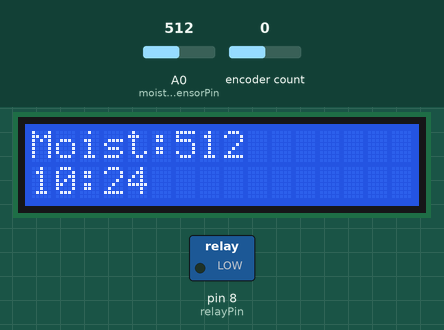
Simulated run of this sketch. Board: Arduino Uno, built with avr-gcc and run on an emulated ATmega328P. Parts: 16×2 character LCD, switched loads named in the sketch (green lamp = pin HIGH). Inputs (shaded band) come from the test bench; at power-on: encoder count 0, A0 (moistureSensorPin) = 512. The local clock reads 2024-03-15 10:24:30 at power-on unless the sketch sets it.

Above: at 3.2 s.
3.3 s: encoder count set to 1
At 5.2 s:
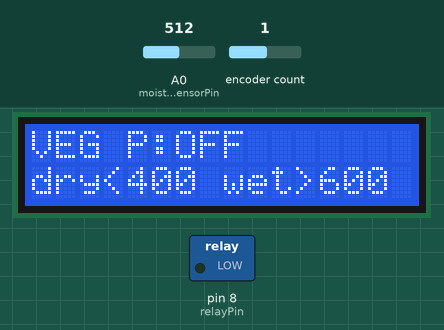
6.3 s: encoder count set to 2
At 9.0 s:
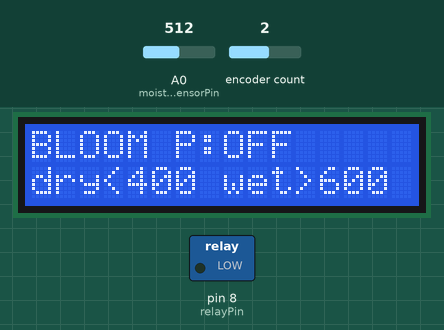
9.3 s: encoder count set to 3
At 10.0 s:
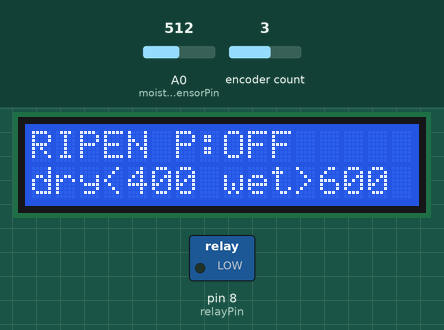
12.3 s: encoder count set to 4
At 12.7 s:
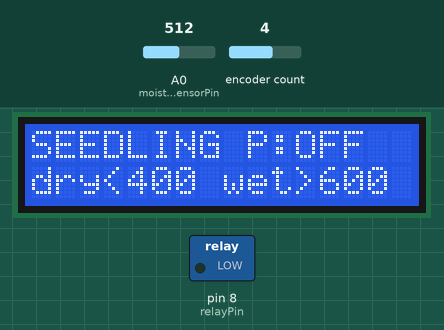
15.3 s: A0 (moistureSensorPin) set to 610
At 15.7 s:
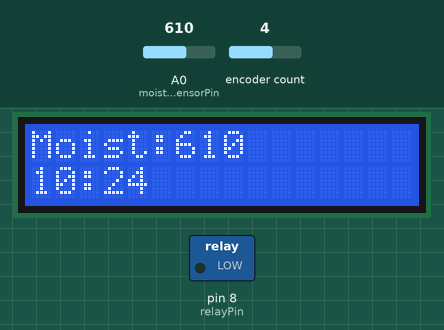
17.7 s: encoder count set to 5
At 17.97 s:
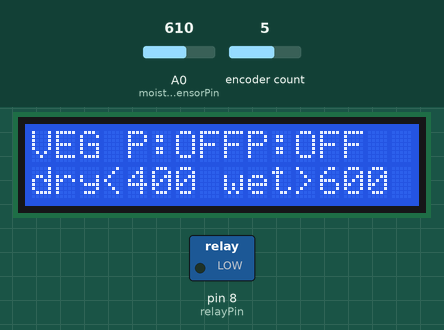
Timing chart, 0 to 20.7 s (numbered marks = the images above; inputs shaded):
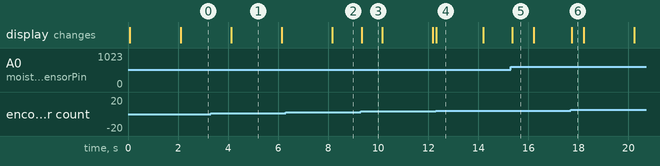

The sketch:

pumpcontrol.ino
```cpp
/*
 * Irrigation control - capacitive soil moisture + timed pump per growth stage.
 *
 * Flow: rotary encoder selects stage (SEEDLING / VEG / BLOOM / RIPEN).
 * Pump runs for the stage's configured duration when moisture drops below
 * the dry threshold, stops early once the wet threshold is reached, and
 * respects a minimum interval between irrigation events.
 */

#include <Wire.h>
#include <LiquidCrystal_I2C.h>
#include <RTClib.h>
#include <Encoder.h>

// Pin Definitions
const int relayPin = 8;        // Pump relay, D8
const int encoderPinA = 2;     // Encoder A, D2
const int encoderPinB = 3;     // Encoder B, D3
const int moistureSensorPin = A0; // Capacitive soil sensor, A0

LiquidCrystal_I2C lcd(0x27, 16, 2);
RTC_DS3231 rtc;
Encoder encoder(encoderPinA, encoderPinB);

// Soil moisture thresholds (raw ADC 0..1023; LOW = dry)
const int dryThreshold = 400;
const int wetThreshold = 600;

// Per-stage irrigation profile
struct StageConfig {
  const char* name;
  unsigned long minIntervalMs; // cooldown between irrigation events
  unsigned long runMs;         // max pump run time per event
};
const StageConfig stages[4] = {
  {"SEEDLING", 3600000UL,  30000UL}, // once/hour, 30 s
  {"VEG",      1800000UL,  60000UL}, // up to every 30 min, 60 s
  {"BLOOM",     900000UL,  90000UL}, // up to every 15 min, 90 s
  {"RIPEN",    7200000UL,  20000UL}, // dry-back: rarely, 20 s
};
int currentStage = 0;

bool pumpState = false;
unsigned long irrigationStartMs = 0;
unsigned long irrigationEndMs = 0;

// Encoder: 1 detent = 1 stage change (4 steps per detent)
long lastDetent = 0;
unsigned long lastDetentMs = 0;

void setPump(bool on) {
  if (on == pumpState) return;
  pumpState = on;
  digitalWrite(relayPin, on ? HIGH : LOW);
  if (on) {
    irrigationStartMs = millis();
  } else {
    irrigationEndMs = millis();
  }
}

void setup() {
  pinMode(relayPin, OUTPUT);
  digitalWrite(relayPin, LOW);

  lcd.begin(16, 2);
  lcd.backlight();

  if (!rtc.begin()) {
    lcd.begin(16, 2);
    lcd.print("RTC not found");
    while (1);
  }
  if (rtc.lostPower()) {
    rtc.adjust(DateTime(F(__DATE__), F(__TIME__)));
  }

  lcd.print("Irrigation ready");
  delay(2000);
  lcd.clear();
}

void loop() {
  unsigned long nowMs = millis();

  // --- stage selection via encoder, debounced per detent ---
  long detent = encoder.read() / 4;
  if (detent != lastDetent && nowMs - lastDetentMs > 300) {
    int dir = (detent > lastDetent) ? 1 : -1;
    currentStage = (currentStage + dir + 4) % 4;
    lastDetent = detent;
    lastDetentMs = nowMs;
  }

  // --- irrigation state machine (non-blocking) ---
  int moisture = analogRead(moistureSensorPin);
  const StageConfig& s = stages[currentStage];

  if (pumpState) {
    if (nowMs - irrigationStartMs >= s.runMs || moisture > wetThreshold) {
      setPump(false);
    }
  } else {
    bool cooldownDone = (nowMs - irrigationEndMs) >= s.minIntervalMs;
    if (moisture < dryThreshold && cooldownDone) {
      setPump(true);
    }
  }

  // --- LCD: alternate pump/stage page and moisture/clock page every 2 s ---
  static unsigned long lastLcdFlip = 0;
  static bool secondPage = false;
  if (nowMs - lastLcdFlip > 2000) {
    lastLcdFlip = nowMs;
    secondPage = !secondPage;
    lcd.clear();
  }

  if (!secondPage) {
    lcd.setCursor(0, 0);
    lcd.print(s.name);
    lcd.print(" P:");
    lcd.print(pumpState ? "ON " : "OFF");
    lcd.setCursor(0, 1);
    lcd.print("dry<");
    lcd.print(dryThreshold);
    lcd.print(" wet>");
    lcd.print(wetThreshold);
  } else {
    DateTime now = rtc.now();
    lcd.setCursor(0, 0);
    lcd.print("Moist:");
    lcd.print(moisture);
    lcd.print("    ");
    lcd.setCursor(0, 1);
    if (now.hour() < 10) lcd.print('0');
    lcd.print(now.hour());
    lcd.print(':');
    if (now.minute() < 10) lcd.print('0');
    lcd.print(now.minute());
    lcd.print("        ");
  }
}
```

Measured:
- after the input at 3.3 s, the display: changes after 0.83 s (image 1)
- after the input at 6.3 s, the display: changes after 1.9 s (image 2)
- after the input at 9.3 s, the display: changes at once (image 3)
- after the input at 12.3 s, the display: changes at once (image 4)
- after the input at 15.3 s, the display: changes after 0.05 s (image 5)
- after the input at 17.7 s, the display: changes at once (image 6)
- what the display in image 1 shows lasts 2.0 s, from 4.1 s to 6.1 s
